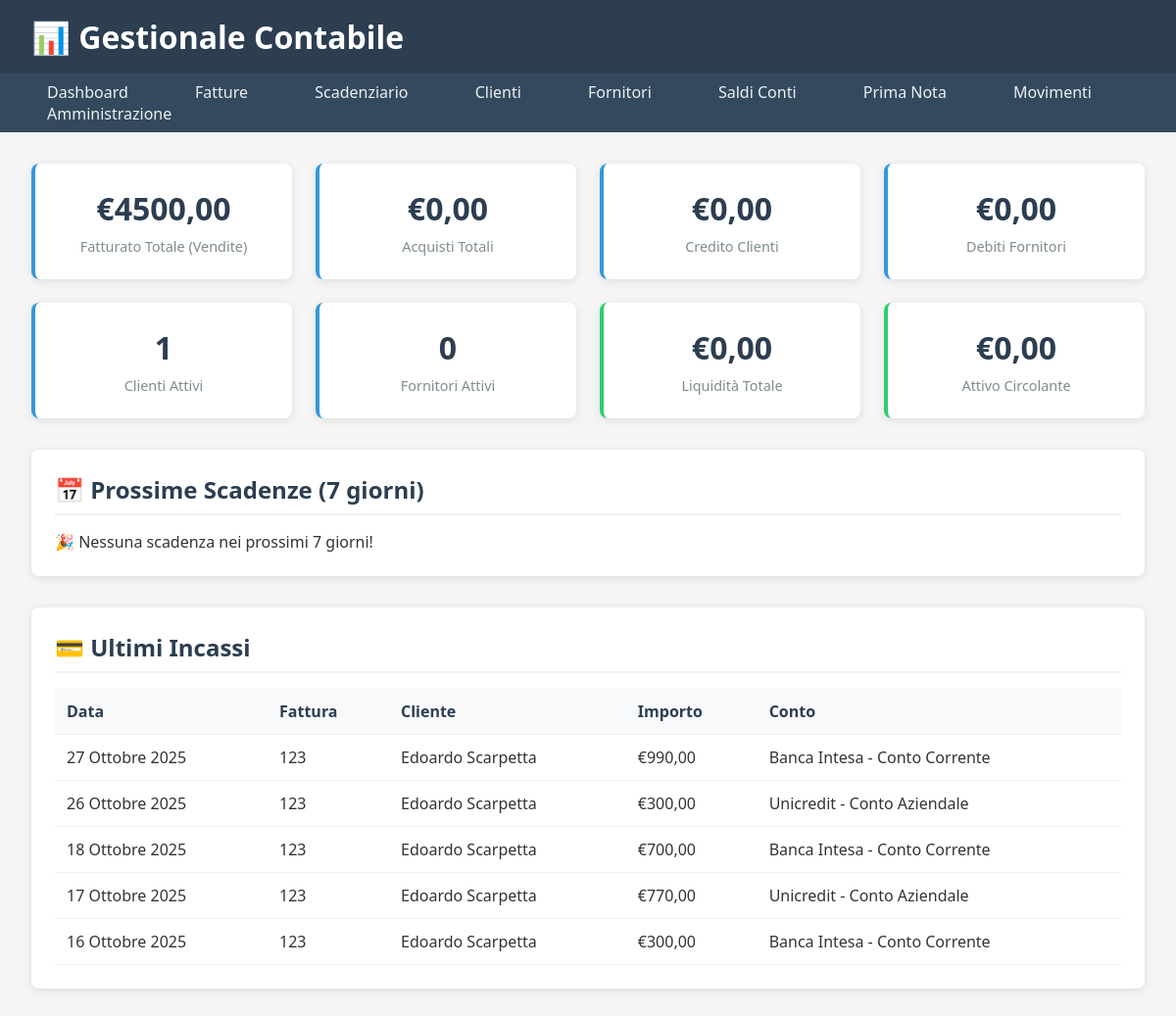
/, run on an earlier commit of the app's database.
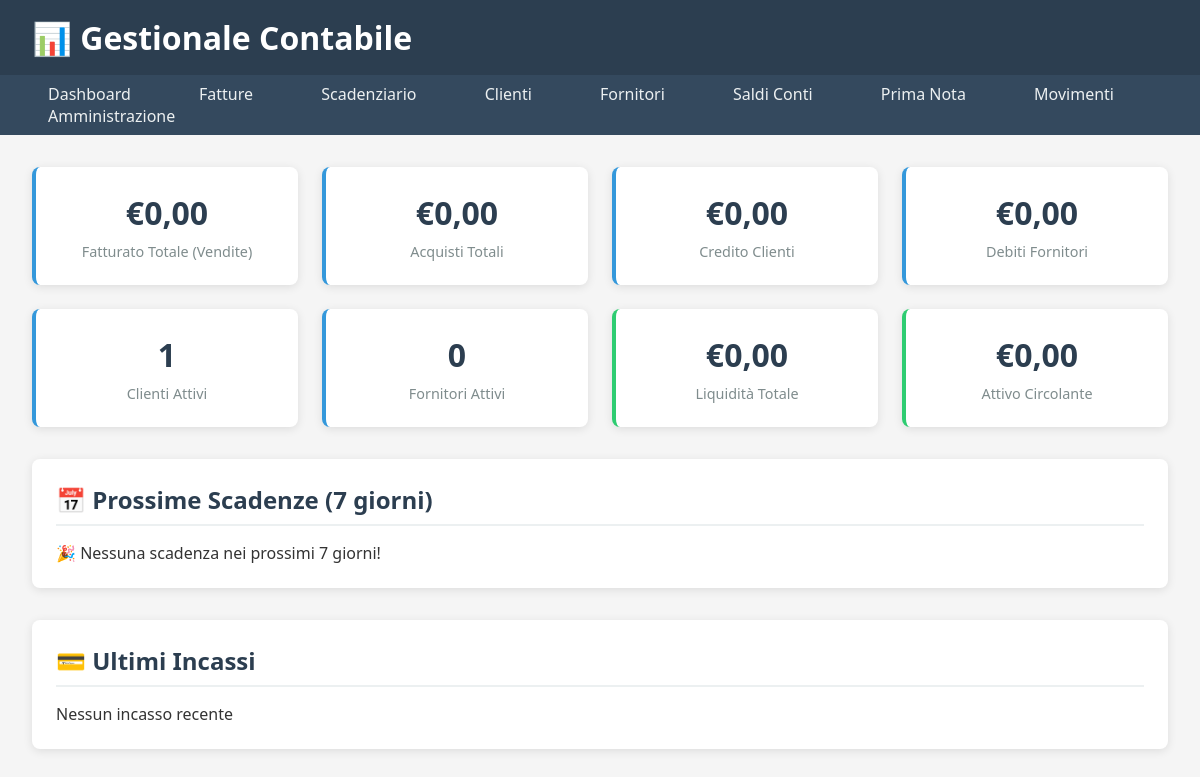
And on a later commit of the database.
### tesoreria/models.py (models this page shows, shortened)
class Incasso(models.Model):
    scadenza = models.ForeignKey(
        'fatture.ScadenzaFattura',  # Referenza all'app fatture
        on_delete=models.CASCADE,
        related_name='incassi',
        verbose_name="Scadenza Fattura",
        help_text="Seleziona la scadenza a cui associare l'incasso"
    )
    conto_bancario = models.ForeignKey(
        ContoBancario,
        on_delete=models.PROTECT,
        related_name='incassi',
        verbose_name="Conto di Accredito",
        help_text="Seleziona il conto su cui è stato incassato l'importo"
    )
    data_incasso = models.DateField(
        verbose_name="Data Incasso",
        default=timezone.localdate,
        help_text="Data in cui è avvenuto materialmente l'incasso"
    )
    importo_incassato = models.DecimalField(
        max_digits=10,
        decimal_places=2,
        verbose_name="Importo Incassato",
        validators=[MinValueValidator(Decimal('0.01'))],
        help_text="Importo effettivamente incassato"
    )
    METODO_PAGAMENTO = [
        ('bonifico', 'Bonifico Bancario'),
        ('assegno', 'Assegno'),
        ('contanti', 'Contanti'),
        ('pos', 'Carta di Credito/POS'),
        ('ria', 'RID/Riba'),
        ('altro', 'Altro'),
    ]
    metodo_pagamento = models.CharField(
        max_length=10,
        choices=METODO_PAGAMENTO,
        default='bonifico',
        verbose_name="Metodo di Pagamento"
    )
    note = models.TextField(
        blank=True,
        verbose_name="Note",
        help_text="Eventuali note sull'incasso (riferimenti, causale, etc.)"
    )
    class Meta:
        verbose_name = "Incasso"
        verbose_name_plural = "Incassi"
        ordering = ['-data_incasso']

class ContoBancario(models.Model):
    TIPO_CONTO = [
        ('bancario', 'Conto Bancario'),
        ('cassa', 'Cassa'),
        ('paypal', 'PayPal/Conto Online'),
        ('altro', 'Altro'),
    ]
    nome = models.CharField(
        max_length=100,
        verbose_name="Nome Conto",
        help_text="Nome identificativo del conto (es: Banca Intesa Conto Corrente)"
    )
    tipo_conto = models.CharField(
        max_length=10,
        choices=TIPO_CONTO,
        default='bancario',
        verbose_name="Tipo Conto"
    )
    intestatario = models.CharField(
        max_length=200,
        verbose_name="Intestatario",
        blank=True
    )
    iban = models.CharField(
        max_length=27,
        verbose_name="IBAN",
        blank=True,
        validators=[RegexValidator(
            regex=r'^[A-Z]{2}\d{2}[A-Z0-9]{1,30}$',
            message='Inserire un IBAN valido'
        )]
    )
    nome_banca = models.CharField(
        max_length=100,
        verbose_name="Nome Banca",
        blank=True
    )
    conto_contabile = models.ForeignKey(
        PianoDeiConti,
        on_delete=models.PROTECT,
        verbose_name="Conto Contabile Associato",
        null=True, blank=True, # Rendilo opzionale per ora
        limit_choices_to={'codice__startswith': '1.1.0'} # Mostra solo conti di liquidità (Cassa, Banche)
    )
    attivo = models.BooleanField(
        default=True,
        verbose_name="Conto Attivo",
        help_text="Se deselezionato, il conto non sarà più utilizzabile per nuovi movimenti"
    )
    @property
    def saldo(self):
        if not self.conto_contabile:
            return Decimal('0.00')
        movimenti = MovimentoContabile.objects.filter(conto=self.conto_contabile)
        dare = movimenti.filter(tipo_movimento='dare').aggregate(tot=Sum('importo'))['tot'] or Decimal('0.00')
        avere = movimenti.filter(tipo_movimento='avere').aggregate(tot=Sum('importo'))['tot'] or Decimal('0.00')
        return dare - avere
    class Meta:
        verbose_name = "Conto Bancario"
        verbose_name_plural = "Conti Bancari"
        ordering = ['tipo_conto', 'nome']

### fatture/models.py (models this page shows, shortened)
class ScadenzaFattura(models.Model):
    fattura = models.ForeignKey(
        Fattura,
        on_delete=models.CASCADE,
        related_name='scadenze',
        verbose_name="Fattura di Riferimento"
    )
    data_scadenza = models.DateField(
        verbose_name="Data Scadenza Pagamento"
    )
    importo = models.DecimalField(
        max_digits=10,
        decimal_places=2,
        verbose_name="Importo Scadenza"
    )
    STATO_SCADENZA = [
        ('da_pagare', 'Da Pagare'),
        ('parzialmente_pagata', 'Parzialmente Pagata'),
        ('pagata', 'Pagata'),
    ]
    stato = models.CharField(
        max_length=20,
        choices=STATO_SCADENZA,
        default='da_pagare'
    )
    data_pagamento = models.DateField(
        null=True,
        blank=True,
        verbose_name="Data Effettiva Pagamento"
    )
    def is_scaduta(self):
        if not self.data_scadenza:
            return False
        return (self.data_scadenza < timezone.now().date()
                and self.stato != 'pagata')
    class Meta:
        verbose_name = "Scadenza Fattura"
        verbose_name_plural = "Scadenze Fatture"
        ordering = ['data_scadenza']

class Fattura(models.Model):
    cliente = models.ForeignKey(
        'clienti.Cliente',  # Referenza all'app clienti
        on_delete=models.PROTECT,  # Impedisce cancellazione se ci sono fatture
        related_name='fatture',
        verbose_name="Cliente",
        help_text="Seleziona il cliente a cui intestare la fattura"
    )
    numero = models.CharField(
        max_length=20,
        verbose_name="Numero Fattura"
    )
    data_emissione = models.DateField(
        verbose_name="Data Emissione"
    )
    importo_totale = models.DecimalField(
        max_digits=10,
        decimal_places=2,
        verbose_name="Importo Totale Fattura"
    )
    aliquota_iva = models.DecimalField(
        max_digits=5,
        decimal_places=2,
        default=22.00,
        verbose_name="Aliquota IVA"
    )
    descrizione = models.TextField(blank=True)
    STATO_FATTURA = [
        ('bozza', 'Bozza'),
        ('emessa', 'Emessa'),
        ('parzialmente_pagata', 'Parzialmente Pagata'),
        ('pagata', 'Pagata'),
    ]
    stato = models.CharField(
        max_length=20,
        choices=STATO_FATTURA,
        default='bozza'
    )

### clienti/models.py (models this page shows, shortened)
class Cliente(models.Model):
    ragione_sociale = models.CharField(
        max_length=200,
        verbose_name="Ragione Sociale",
        help_text="Nome completo dell'azienda o della persona"
    )
    indirizzo = models.CharField(
        max_length=255,
        verbose_name="Indirizzo",
        blank=True
    )
    citta = models.CharField(
        max_length=100,
        verbose_name="Città",
        blank=True
    )
    cap = models.CharField(
        max_length=5,
        verbose_name="CAP",
        blank=True,
        validators=[RegexValidator(r'^\d{5}$', 'Il CAP deve avere 5 numeri')]
    )
    provincia = models.CharField(
        max_length=2,
        verbose_name="Provincia",
        blank=True,
        help_text="Sigla provincia (es: RM)"
    )
    partita_iva = models.CharField(
        max_length=11,
        verbose_name="Partita IVA",
        unique=True,
        validators=[RegexValidator(r'^\d{11}$', 'La P.IVA deve avere 11 numeri')],
        help_text="Partita IVA (11 cifre)"
    )
    codice_fiscale = models.CharField(
        max_length=16,
        verbose_name="Codice Fiscale",
        blank=True,
        help_text="Codice Fiscale (16 caratteri)"
    )
    email = models.EmailField(
        verbose_name="Email",
        blank=True
    )
    telefono = models.CharField(
        max_length=20,
        verbose_name="Telefono",
        blank=True
    )
    STATO_CLIENTE = [
        ('attivo', 'Attivo'),
        ('inattivo', 'Inattivo'),
        ('bloccato', 'Bloccato'),
    ]
    stato = models.CharField(
        max_length=10,
        choices=STATO_CLIENTE,
        default='attivo',
        verbose_name="Stato Cliente"
    )
    class Meta:
        verbose_name = "Cliente"
        verbose_name_plural = "Clienti"
        ordering = ['ragione_sociale']

### gestionale/views.py (the view)
# urls.py: path('', views.dashboard, name='dashboard'),
def dashboard(request):
    from fatture.models import Fattura, ScadenzaFattura
    from clienti.models import Cliente
    from tesoreria.models import ContoBancario, Incasso
    from fornitori.models import Fornitore
    from acquisti.models import FatturaAcquisto
    crediti_aggregati = Fattura.objects.exclude(stato='pagata').aggregate(
        imponibile=Sum('importo_totale'),
        iva=Sum(F('importo_totale') * F('aliquota_iva') / 100)
    )
    credito_clienti = (crediti_aggregati['imponibile'] or Decimal('0.00')) + (crediti_aggregati['iva'] or Decimal('0.00'))
    conti_tesoreria = ContoBancario.objects.filter(attivo=True)
    saldo_totale_conti = sum(conto.saldo for conto in conti_tesoreria)
    acquisti_totali = FatturaAcquisto.objects.aggregate(
        totale=Sum('importo_totale')
    )['totale'] or Decimal('0.00')
    debiti_aggregati = FatturaAcquisto.objects.exclude(stato='pagata').aggregate(
        imponibile=Sum('importo_totale'),
        iva=Sum(F('importo_totale') * F('aliquota_iva') / 100)
    )
    debiti_fornitori = (debiti_aggregati['imponibile'] or Decimal('0.00')) + (debiti_aggregati['iva'] or Decimal('0.00'))
    context = {
        'fatturato_totale': Fattura.objects.aggregate(
            totale=Sum('importo_totale')
        )['totale'] or Decimal('0.00'),
        'credito_clienti': credito_clienti,
        'attivo_circolante': credito_clienti + saldo_totale_conti,
        'acquisti_totali': acquisti_totali,
        'debiti_fornitori': debiti_fornitori,
        'numero_clienti': Cliente.objects.filter(stato='attivo').count(),
        'numero_fornitori': Fornitore.objects.filter(stato='attivo').count(),
        'prossime_scadenze': ScadenzaFattura.objects.filter(
            data_scadenza__range=[
                timezone.now().date(),
                timezone.now().date() + timezone.timedelta(days=7)
            ],
            stato='da_pagare'
        ).order_by('data_scadenza')[:5],
        'saldo_totale': saldo_totale_conti,
        'incassi_recenti': Incasso.objects.select_related(
            'scadenza__fattura__cliente', 'conto_bancario'
        ).order_by('-data_incasso')[:5]
    }
    return render(request, 'dashboard.html', context)

### templates/dashboard.html
{% extends 'base.html' %} {% block content %}
<div class="kpi-grid">
  <div class="kpi-card">
    <div class="kpi-value">€{{ fatturato_totale|floatformat:2 }}</div>
    <div class="kpi-label">Fatturato Totale (Vendite)</div>
  </div>
  <div class="kpi-card">
    <div class="kpi-value">€{{ acquisti_totali|floatformat:2 }}</div>
    <div class="kpi-label">Acquisti Totali</div>
  </div>
  <a
    href="{% url 'fatture:scadenziario' %}"
    style="text-decoration: none; color: inherit"
  >
    <div class="kpi-card {% if credito_clienti > 0 %}alert{% endif %}">
      <div class="kpi-value">€{{ credito_clienti|floatformat:2 }}</div>
      <div class="kpi-label">Credito Clienti</div>
    </div>
  </a>
  <a
    href="{% url 'fornitori:lista_fornitori' %}"
    style="text-decoration: none; color: inherit"
  >
    <div class="kpi-card {% if debiti_fornitori > 0 %}alert{% endif %}">
      <div class="kpi-value">€{{ debiti_fornitori|floatformat:2 }}</div>
      <div class="kpi-label">Debiti Fornitori</div>
    </div>
  </a>
  <a
    href="{% url 'clienti:lista_clienti' %}"
    style="text-decoration: none; color: inherit"
  >
    <div class="kpi-card">
      <div class="kpi-value">{{ numero_clienti }}</div>
      <div class="kpi-label">Clienti Attivi</div>
    </div>
  </a>
  <a
    href="{% url 'fornitori:lista_fornitori' %}"
    style="text-decoration: none; color: inherit"
  >
    <div class="kpi-card">
      <div class="kpi-value">{{ numero_fornitori }}</div>
      <div class="kpi-label">Fornitori Attivi</div>
    </div>
  </a>
  <a
    href="{% url 'tesoreria:saldi_conti' %}"
    style="text-decoration: none; color: inherit"
  >
    <div class="kpi-card success">
      <div class="kpi-value">€{{ saldo_totale|floatformat:2 }}</div>
      <div class="kpi-label">Liquidità Totale</div>
    </div>
  </a>
  <div class="kpi-card success">
    <div class="kpi-value">€{{ attivo_circolante|floatformat:2 }}</div>
    <div class="kpi-label">Attivo Circolante</div>
  </div>
</div>
<div class="section">
  <h2>📅 Prossime Scadenze (7 giorni)</h2>
  {% if prossime_scadenze %}
  <table class="table">
    <thead>
      <tr>
        <th>Fattura</th>
        <th>Cliente</th>
        <th>Scadenza</th>
        <th>Importo</th>
        <th>Stato</th>
      </tr>
    </thead>
    <tbody>
      {% for scadenza in prossime_scadenze %}
      <tr>
        <td>{{ scadenza.fattura.numero }}</td>
        <td>{{ scadenza.fattura.cliente.ragione_sociale }}</td>
        <td>{{ scadenza.data_scadenza }}</td>
        <td>€{{ scadenza.importo|floatformat:2 }}</td>
        <td>
          <span class="badge warning">Da Pagare</span>
        </td>
      </tr>
      {% endfor %}
    </tbody>
  </table>
  {% else %}
  <p>🎉 Nessuna scadenza nei prossimi 7 giorni!</p>
  {% endif %}
</div>
<div class="section">
  <h2>💳 Ultimi Incassi</h2>
  {% if incassi_recenti %}
  <table class="table">
    <thead>
      <tr>
        <th>Data</th>
        <th>Fattura</th>
        <th>Cliente</th>
        <th>Importo</th>
        <th>Conto</th>
      </tr>
    </thead>
    <tbody>
      {% for incasso in incassi_recenti %}
      <tr>
        <td>{{ incasso.data_incasso }}</td>
        <td>{{ incasso.scadenza.fattura.numero }}</td>
        <td>{{ incasso.scadenza.fattura.cliente.ragione_sociale }}</td>
        <td>€{{ incasso.importo_incassato|floatformat:2 }}</td>
        <td>{{ incasso.conto_bancario.nome }}</td>
      </tr>
      {% endfor %}
    </tbody>
  </table>
  {% else %}
  <p>Nessun incasso recente</p>
  {% endif %}
</div>
{% endblock %}

### templates/base.html (shortened to what this page needs)
<!DOCTYPE html>
<html lang="it">
  <head>
  </head>
  <body>
    <header class="header">
      <h1>📊 Gestionale Contabile</h1>
    </header>
    <nav class="nav">
      <a href="{% url 'dashboard' %}">Dashboard</a>
      <div class="dropdown">
        <a href="#" class="dropbtn">Fatture</a>
      </div>
      <a href="{% url 'fatture:scadenziario' %}">Scadenziario</a>
      <a href="{% url 'clienti:lista_clienti' %}">Clienti</a>
      <a href="{% url 'fornitori:lista_fornitori' %}">Fornitori</a>
      <a href="{% url 'tesoreria:saldi_conti' %}">Saldi Conti</a>
      <a href="{% url 'contabilita:prima_nota' %}">Prima Nota</a>
      <a href="{% url 'tesoreria:lista_movimenti' %}">Movimenti</a>
      <a href="/admin/" target="_blank">Amministrazione</a>
    </nav>
    <div class="container">{% block content %} {% endblock %}</div>
  </body>
</html>

### templates/base.html (style rules this page uses)
* { margin: 0; padding: 0; box-sizing: border-box; }
body { font-family: "Segoe UI", Tahoma, Geneva, Verdana, sans-serif; background: #f5f5f5; color: #333; }
.header { background: #2c3e50; color: white; padding: 1rem 2rem; box-shadow: 0 2px 5px rgba(0, 0, 0, 0.1); }
.nav { background: #34495e; padding: 0.5rem 2rem; }
.nav a { color: #ecf0f1; text-decoration: none; margin-right: 2rem; padding: 0.5rem 1rem; border-radius: 4px; transition: background 0.3s; }
.dropdown { position: relative; display: inline-block; }
.container { max-width: 1200px; margin: 2rem auto; padding: 0 2rem; }
.kpi-grid { display: grid; grid-template-columns: repeat(auto-fit, minmax(250px, 1fr)); gap: 1.5rem; margin-bottom: 2rem; }
.kpi-card { background: white; padding: 1.5rem; border-radius: 8px; box-shadow: 0 2px 10px rgba(0, 0, 0, 0.1); border-left: 4px solid #3498db; text-align: center; }
.kpi-card.success { border-left-color: #2ecc71; }
.kpi-value { font-size: 2rem; font-weight: bold; color: #2c3e50; }
.kpi-label { color: #7f8c8d; font-size: 0.9rem; margin-top: 0.5rem; }
.section { background: white; padding: 1.5rem; border-radius: 8px; box-shadow: 0 2px 10px rgba(0, 0, 0, 0.1); margin-bottom: 2rem; }
.section h2 { color: #2c3e50; margin-bottom: 1rem; border-bottom: 2px solid #ecf0f1; padding-bottom: 0.5rem; }

What changed in the data, as far as the page shows it:
removed Incasso: data_incasso "27 Ottobre 2025", scadenza.fattura.numero "123", scadenza.fattura.cliente.ragione_sociale "Edoardo Scarpetta", importo_incassato "990,00", conto_bancario.nome "Banca Intesa - Conto Corrente"
removed Incasso: data_incasso "26 Ottobre 2025", scadenza.fattura.numero "123", scadenza.fattura.cliente.ragione_sociale "Edoardo Scarpetta", importo_incassato "300,00", conto_bancario.nome "Unicredit - Conto Aziendale"
removed Incasso: data_incasso "18 Ottobre 2025", scadenza.fattura.numero "123", scadenza.fattura.cliente.ragione_sociale "Edoardo Scarpetta", importo_incassato "700,00", conto_bancario.nome "Banca Intesa - Conto Corrente"
removed Incasso: data_incasso "17 Ottobre 2025", scadenza.fattura.numero "123", scadenza.fattura.cliente.ragione_sociale "Edoardo Scarpetta", importo_incassato "770,00", conto_bancario.nome "Unicredit - Conto Aziendale"
removed Incasso: data_incasso "16 Ottobre 2025", scadenza.fattura.numero "123", scadenza.fattura.cliente.ragione_sociale "Edoardo Scarpetta", importo_incassato "300,00", conto_bancario.nome "Banca Intesa - Conto Corrente"
Also different on the page:
{{ fatturato_totale|floatformat:2 }}: "4500,00" → "0,00"
text no longer shown: "Data Fattura Cliente Importo Conto"
text now shown: "Nessun incasso recente"
